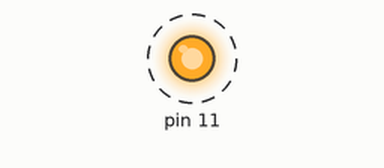
Recording of a program running on a simulated Raspberry Pi (header pin numbers). Shown: output pins drawn as LEDs (lit = HIGH). Dashed ring = blinking.

Above: at 0.5 s.
Timing chart, 0 to 4.6 s (numbered marks = the images above):
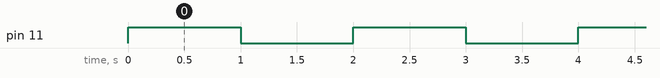

Measured:
- by itself, pin 11: alternates HIGH for 1.0 s and LOW for 1.0 s

The program:

led.py
```python
#!/usr/bin/env python
import RPi.GPIO as GPIO
import time

GPIO.setmode(GPIO.BOARD)
GPIO.setwarnings(False)
GPIO.setup(11, GPIO.OUT)
while True:

	GPIO.output(11, True)

	time.sleep(1)
	GPIO.output(11, False)
	time.sleep(1)
```
